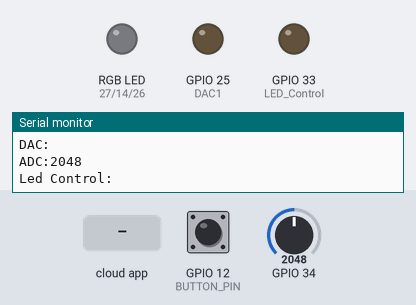
Bench run of a program on a simulated ESP32. Parts: an RGB LED mixed from three pins (HIGH = lit), output pins drawn as LEDs (lit = HIGH), the last lines printed to the serial monitor. The inputs (shaded band) are chosen by the test bench; at power-on: GPIO 12 (BUTTON_PIN) LOW, GPIO 34 = 2048. WiFi joins after 1.5 s; servers stay silent unless stated; the Firebase database answers and starts empty; not simulated (calls return 0 or success): secrets.h.

Above: at 2.7 s.
2.8 s: the phone or cloud app sets estadoLC to Encendido
At 3.6 s:
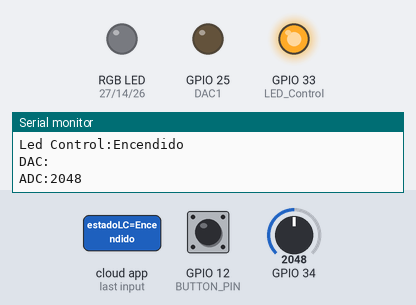
4.5 s: the phone or cloud app sets color to Rojo
At 5.7 s:
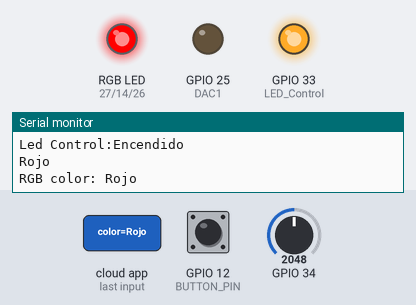
6.4 s: the phone or cloud app sets estadoLC to Apagado
At 7.7 s:
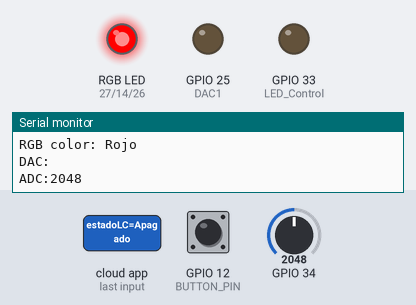
8.1 s: the phone or cloud app sets color to Verde
At 9.7 s:
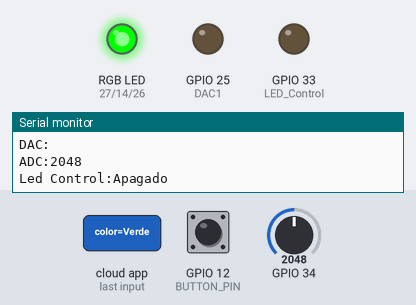
10.0 s: the phone or cloud app sets color to Azul
At 11.4 s:
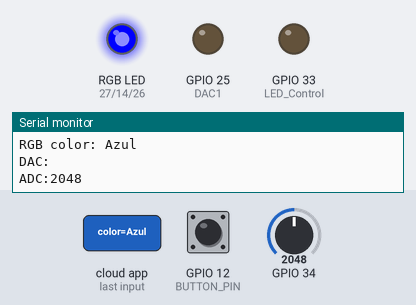
11.8 s: the phone or cloud app sets estadoLC to Encendido
At 13.3 s:
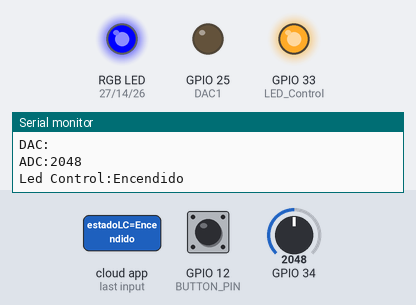
Timing chart, 0 to 14.5 s (numbered marks = the images above; inputs shaded):
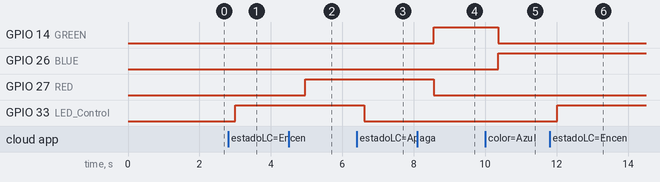

The program:

main.cpp
```cpp
#include <Arduino.h>
#include <WiFi.h>
#include <FirebaseESP32.h>
#include "secrets.h"

FirebaseData fbdo;
FirebaseData firebaseData;
FirebaseJson updateSensorValue;
FirebaseJson json;

int gpioVal=0;
int adcVal=0;

String pathLedControl = "/ESP32IoTApp/Led_Control/estadoLC";
String pathDAC="/ESP32IoTApp/DAC";
String pathLedRGB="/ESP32IoTApp/LedRGB/color";

String estadoLC = "";
String DAC = " ";
String color=" ";

#define BUTTON_PIN  12  // Pin GPIO donde está conectado el botón
#define LED_Control  33
#define RED 27
#define GREEN 14
#define BLUE 26
#define DAC1 25 // Define DAC1 pin (GPIO25)

volatile bool has_interrupted = false;
void IRAM_ATTR handleButtonPress(void);

void setup() {

  Serial.begin(9600);
  WiFi.begin(WIFI_SSID, WIFI_PASSWORD);
  Serial.print("Connecting to Wi-Fi");
  while (WiFi.status() != WL_CONNECTED)
  {
    Serial.print(".");
    delay(300);
  }
  Serial.println();
  Serial.print("Connected with IP: ");
  Serial.println(WiFi.localIP());
  Serial.println();

  Firebase.begin(FIREBASE_HOST, FIREBASE_AUTH);
  Firebase.reconnectWiFi(true);

  ////////configuracion de terminales///////////
        pinMode(BUTTON_PIN, INPUT_PULLDOWN);
        pinMode(LED_Control, OUTPUT);
        pinMode(RED, OUTPUT);
        pinMode(GREEN, OUTPUT);
        pinMode(BLUE, OUTPUT);

        digitalWrite(LED_Control, LOW);
        digitalWrite(RED, LOW);
        digitalWrite(GREEN, LOW);
        digitalWrite(BLUE, LOW);
      // Configura la interrupción
  attachInterrupt(digitalPinToInterrupt(BUTTON_PIN), handleButtonPress, RISING);
}

void loop()
{
  if(has_interrupted)
  {
    Serial.println("¡Botón presionado!");
    gpioVal=!gpioVal;  // Se establece la variable a true cuando se detecta una interrupción
    has_interrupted = false;
    updateSensorValue.add("GPIO",gpioVal);
    updateSensorValue.add("ESP32IoTApp",json);
    Firebase.RTDB.updateNode(&fbdo, "/ESP32IoTApp", &updateSensorValue);
    Serial.print("GPIO:");
    Serial.println(gpioVal);
  }
  ////////////////////////////////////////////////
  adcVal = analogRead(34);
  Serial.print("ADC:");
  Serial.println(analogRead(34));

  updateSensorValue.add("ADC",adcVal);
  updateSensorValue.add("ESP32IoTApp",json);
  Firebase.RTDB.updateNode(&fbdo, "/ESP32IoTApp", &updateSensorValue);
//////////////////////////////////////////////////
///LECTURA DESDE FIREBASE////////////////////////
/////////////////////////////////////////////////
  Firebase.get(firebaseData, pathLedControl);
  estadoLC = firebaseData.stringData();
  Serial.print("Led Control:");
  Serial.println(estadoLC);
  if (estadoLC.equals("Apagado"))
  {
    digitalWrite(LED_Control, LOW);

  }else if (estadoLC.equals("Encendido"))
  {
    digitalWrite(LED_Control, HIGH);

  }
////////////////////////LED RGB///////////////////////////////
   Firebase.get(firebaseData, pathLedRGB);
  color = firebaseData.stringData();
  //CONVERTIR EL STRING A UNA OPCION QUE ENCIENDA EL COLOR CORRESPONDIENTE
  Serial.println(color);
    if (color.equals("Apagado"))
  {
      digitalWrite(RED, LOW);
      digitalWrite(GREEN, LOW);
      digitalWrite(BLUE, LOW);
      Serial.print("RGB color: ");
      Serial.println(color);

  }else if (color.equals("Rojo"))
  {
    digitalWrite(RED, HIGH);
    digitalWrite(GREEN, LOW);
    digitalWrite(BLUE, LOW);
    Serial.print("RGB color: ");
    Serial.println(color);
  }else if (color.equals("Verde"))
  {
    digitalWrite(RED, LOW);
    digitalWrite(GREEN, HIGH);
    digitalWrite(BLUE, LOW);
    Serial.print("RGB color: ");
    Serial.println(color);
  }else if(color.equals("Azul"))
  {
    digitalWrite(RED, LOW);
    digitalWrite(GREEN, LOW);
    digitalWrite(BLUE, HIGH);
    Serial.print("RGB color: ");
    Serial.println(color);
  }
////////////////////DAC////////////////////////
  ////////////////////DAC////////////////////////
  Firebase.get(firebaseData, pathDAC);
  DAC = firebaseData.stringData();
  //dar de alta el valor en el CANAL DAC
  dacWrite(DAC1, DAC.toInt());
  Serial.print("DAC: ");
  Serial.println(DAC);
}

void IRAM_ATTR handleButtonPress(void)
{
   has_interrupted = true;

}
```

Measured:
- after the input at 2.8 s, GPIO 33 (LED_Control): LOW → HIGH after 0.21 s
- after the input at 4.5 s, GPIO 27 (RED): LOW → HIGH after 0.46 s
- after the input at 6.4 s, GPIO 33 (LED_Control): HIGH → LOW after 0.21 s
- after the input at 8.1 s, GPIO 14 (GREEN): LOW → HIGH after 0.46 s; GPIO 27 (RED): HIGH → LOW after 0.46 s
- after the input at 10.0 s, GPIO 14 (GREEN): HIGH → LOW after 0.37 s; GPIO 26 (BLUE): LOW → HIGH after 0.37 s
- after the input at 11.8 s, GPIO 33 (LED_Control): LOW → HIGH after 0.22 s
